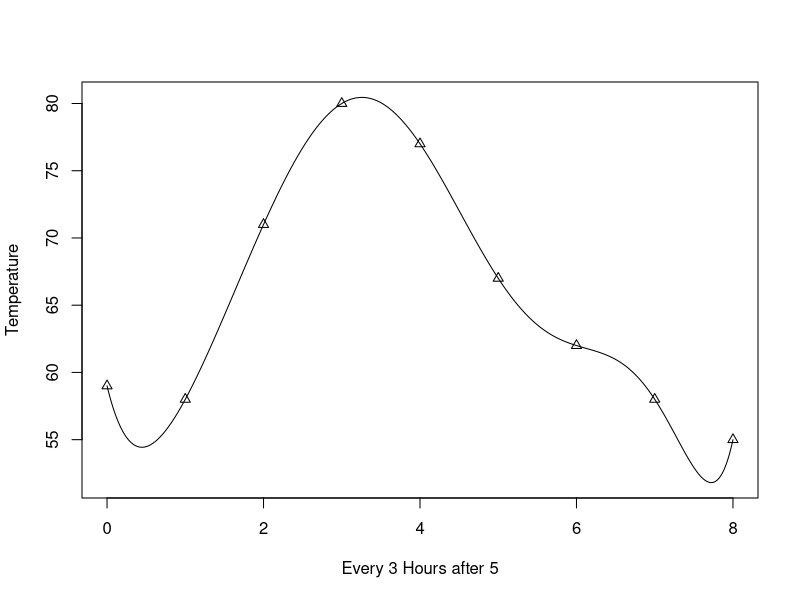

R code for this plot:
rm(list = ls())
#observed temp
temp <- c(59, 58, 71, 80, 77, 67, 62, 58, 55)

#evaluate points:
eval <- 0:8

#create a pinv
pinv <- cbind(1, eval, eval^2, eval^3, eval^4, eval^5, eval^6, eval^7, eval^8); pinv

P <- solve(pinv); P

itp <- function(x, val) {
  c(1, x, x^2, x^3, x^4, x^5, x^6, x^7, x^8)%*%P%*%val
}

itp(17/3, temp)
#result reports 62.84198

#plot polynomial
#use 500 random values between 0 and 8
x <- seq(0, 8, length.out = 500)
fval <- sapply(x, itp, val = temp)
#plot
plot(x, fval, type = "l", xlab = "Every 3 Hours after 5", ylab = "Temperature")
#add specific points known:
points(eval, temp, pch = 24)
